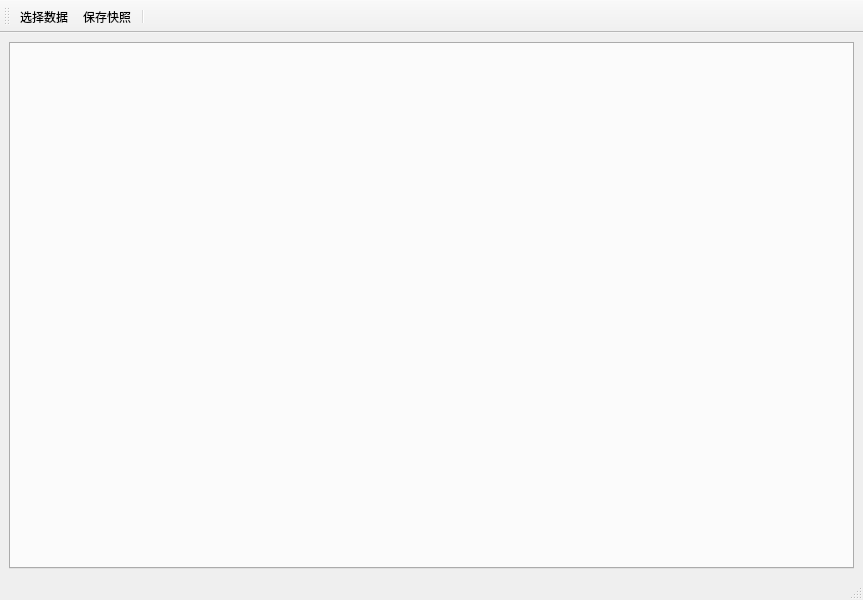
<?xml version="1.0" encoding="UTF-8"?>
<ui version="4.0">
 <class>AnalyseWindow</class>
 <widget class="QMainWindow" name="AnalyseWindow">
  <property name="geometry">
   <rect>
    <x>0</x>
    <y>0</y>
    <width>863</width>
    <height>600</height>
   </rect>
  </property>
  <property name="windowTitle">
   <string>数据分析窗口</string>
  </property>
  <widget class="QWidget" name="centralwidget">
   <layout class="QGridLayout" name="gridLayout">
    <item row="0" column="0">
     <widget class="QTabWidget" name="tabWidget">
      <property name="tabsClosable">
       <bool>true</bool>
      </property>
     </widget>
    </item>
   </layout>
  </widget>
  <widget class="QMenuBar" name="menubar">
   <property name="geometry">
    <rect>
     <x>0</x>
     <y>0</y>
     <width>863</width>
     <height>25</height>
    </rect>
   </property>
  </widget>
  <widget class="QStatusBar" name="statusbar"/>
  <widget class="QToolBar" name="toolBar">
   <property name="windowTitle">
    <string>toolBar</string>
   </property>
   <property name="toolButtonStyle">
    <enum>Qt::ToolButtonTextUnderIcon</enum>
   </property>
   <attribute name="toolBarArea">
    <enum>TopToolBarArea</enum>
   </attribute>
   <attribute name="toolBarBreak">
    <bool>false</bool>
   </attribute>
   <addaction name="actSelectData"/>
   <addaction name="actSnapShot"/>
   <addaction name="separator"/>
  </widget>
  <action name="actSelectData">
   <property name="icon">
    <iconset resource="../res.qrc">
     <normaloff>:/icons/assets/icons/selection.png</normaloff>:/icons/assets/icons/selection.png</iconset>
   </property>
   <property name="text">
    <string>选择数据</string>
   </property>
   <property name="toolTip">
    <string>选择数据</string>
   </property>
  </action>
  <action name="actSnapShot">
   <property name="icon">
    <iconset resource="../res.qrc">
     <normaloff>:/icons/assets/icons/shapshot.png</normaloff>:/icons/assets/icons/shapshot.png</iconset>
   </property>
   <property name="text">
    <string>保存快照</string>
   </property>
   <property name="toolTip">
    <string>保存快照</string>
   </property>
  </action>
 </widget>
 <resources>
  <include location="../res.qrc"/>
 </resources>
 <connections/>
</ui>
